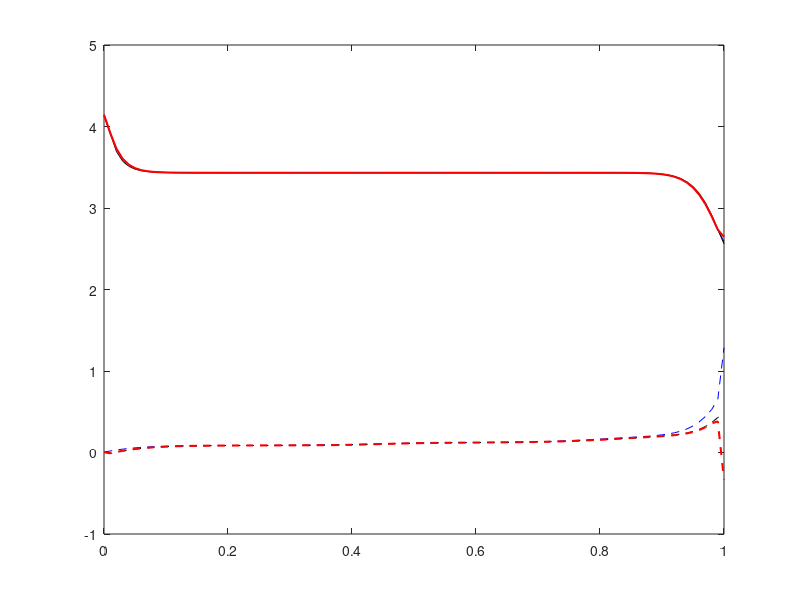
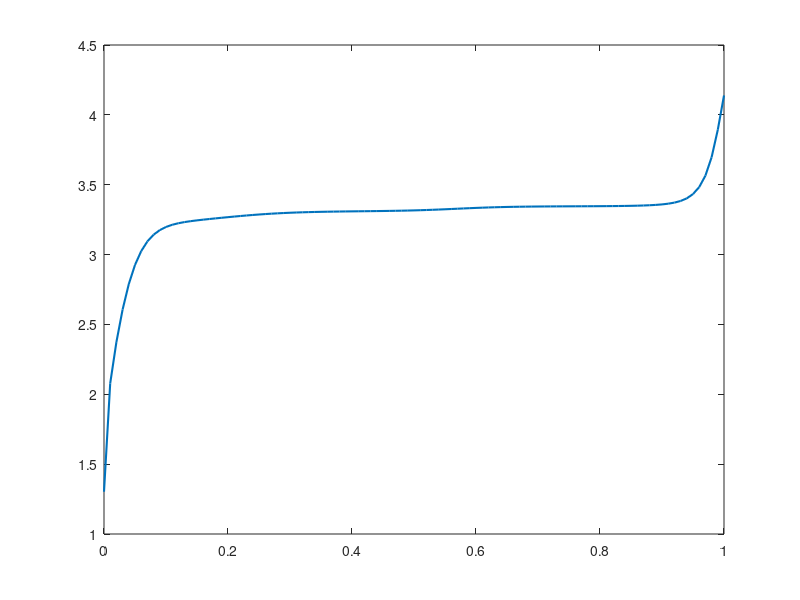
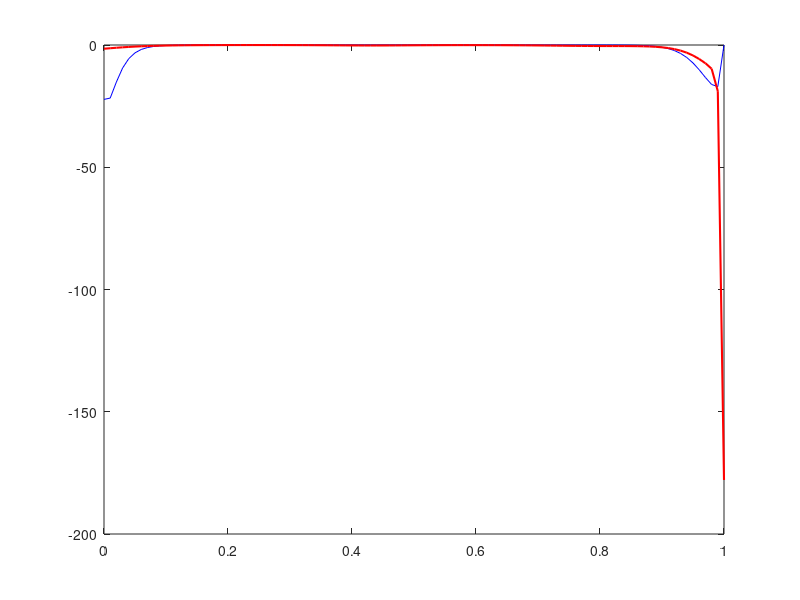

Source code (MATLAB) for these figures, in order:
Ts = 0.01;

c1 = 3.4323;
c2 = -0.8428;
c3 = -80.2493;
c4 = 1.3198;
c5 = -3.2474e-6;
c6 = 20.2645;
c7 = 3.8003;
c8 = 3.2482e-6;
c9 = 20.2646;
c10 = 3.7995;

theta_p = 0:Ts:1;
theta_n = 1 - theta_p;

Uref_p = c1 + c2.*exp(c3.*(1 - theta_p).^c4) + c5.*exp(c6.*(1 - theta_p).^c7) ...
        + c8.*exp(c9.*(1 - theta_p).^c10);
    
dUref_p = (-89.26349843079201.*(1 - theta_p).^0.3198000000000001)./exp(80.2493.*(1 - ...
        theta_p).^1.3198) - 0.00025009628839914.*exp(20.2646.*(1 - ...
        theta_p).^3.7995).*(1 - theta_p).^2.7995 + ...
        0.00025008610382119.*exp(20.2645.*(1 - theta_p).^3.8003).*(1 - ...
        theta_p).^2.8003;

Uref_p_1 = zeros(size(Uref_p));
Uref_p_1(:,1) = Uref_p(1);
Uref_p_1(:,2:end) = Uref_p(:,1:end-1)+ Ts*dUref_p(:,1:end-1);

Uref_p_2 = zeros(size(Uref_p));
Uref_p_2(:,1) = Uref_p(1);
Uref_p_2(:,2:end) = Uref_p(:,1:end-1) + 1/2*Ts*(dUref_p(:,1:end-1)+dUref_p(:,2:end));

a1 = 0.6379;
a2 = 0.5416;
a3 = -305.5309;
a4 = 0.044;
a5 = -0.1958;
a6 = -0.1088;
a7 = -0.1978;
a8 = -1.0571;
a9 = 0.0854;
a10 = -0.6875;
a11 = 0.0117;
a12 = 0.0529;
a13 = -0.0175;
a14 = -0.5692;
a15 = 0.0875;

Uref_n = a1 + a2.*exp(a3.*theta_n) ...
        + a4.*tanh((theta_n + a5)./a6) ...
        + a7.*tanh((theta_n + a8)./a9) ...
        + a10.*tanh((theta_n + a11)./a12) ...
        + a13.*tanh((theta_n + a14)./a15);
    
dUref_n = -165.47553544./exp(305.5309.*theta_n) - ...
        2.31615925058548.*sech(11.709601873536299.*(-1.0571 + theta_n)).^2 - ...
        0.2.*sech(11.428571428571429.*(-0.5692 + theta_n)).^2 - ...
        0.40441176470588236.*sech(9.191176470588236.*(-0.1958 + theta_n)).^2 - ...
        12.996219281663516.*sech(18.90359168241966.*(0.0117 + theta_n)).^2;
    
Uref_n_1 = zeros(size(Uref_n));
Uref_n_1(:,1) = Uref_n(1);
Uref_n_1(:,2:end) = Uref_n(:,1:end-1)+ Ts*dUref_n(:,1:end-1);

Uref_n_2 = zeros(size(Uref_n));
Uref_n_2(:,1) = Uref_n(1);
Uref_n_2(:,2:end) = Uref_n(:,1:end-1) + 1/2*Ts*(dUref_n(:,1:end-1)+dUref_n(:,2:end));

delta_Uref = Uref_p - Uref_n;

figure
plot(theta_p,Uref_p,'b', ...
    theta_p,Uref_p_1,'k', ...
     theta_p,Uref_p_2,'r', ...
    'linewidth',1.5)
hold on
plot(theta_p,Uref_n,'b--', ...
    theta_p,Uref_n_1,'k--', ...
    theta_p,Uref_n_2,'r--', ...
    'linewidth',1.5)

figure
plot(theta_n,delta_Uref,'linewidth',1.5)

figure
plot(theta_p,dUref_p,'b', ...
    theta_p,dUref_n,'r', ...
    'linewidth',1.5)